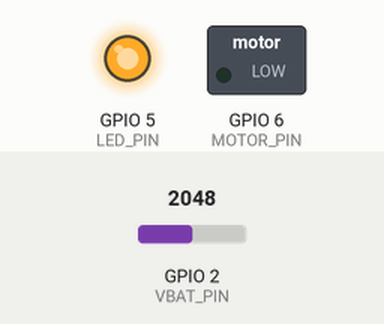
The sketch below on a simulated Seeed XIAO ESP32-C3. Parts: switched loads named in the sketch (green lamp = pin HIGH), output pins drawn as LEDs (lit = HIGH). The inputs (shaded band) are chosen by the test bench; at power-on: GPIO 2 (VBAT_PIN) = 2048 (analog values on the 0–4095 scale). A WiFi scan finds three made-up networks; what the sketch prints to the serial monitor is not drawn. At 9.7 s the program puts the board to deep sleep or switches it off; the recording ends there.

Above: at 0.3 s.
At 5.95 s:
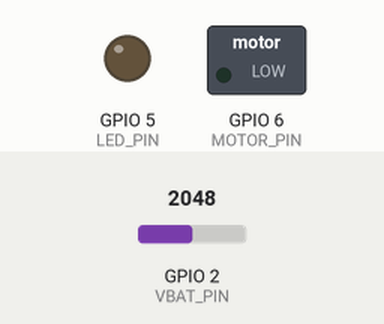
At 7.87 s:
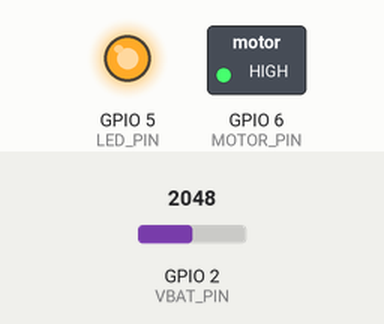
Timing chart, 0 to 9.7 s (numbered marks = the images above):
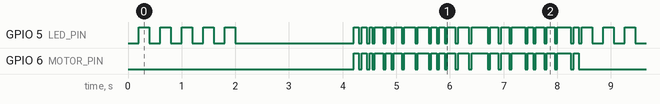

Measured:
- by itself, GPIO 5 (LED_PIN): HIGH → LOW at 0.40 s, → HIGH 0.20 s later, → LOW 0.20 s later, → HIGH 0.20 s later, … (57 changes in this stretch)

The sketch:

medallion_is_humming.ino
```cpp
#include <WiFi.h>
#include <driver/adc.h>

// Pin assignments
#define MOTOR_PIN 6     // D4 pad on XIAO ESP32-C3
#define LED_PIN   5     // External LED pin (D4/GPIO5)
#define VBAT_PIN  A0    // Battery voltage sense pin

// Settings
#define SCAN_INTERVAL_SEC 60    // How often to scan for Wi-Fi (seconds)
#define LOW_BATTERY_VOLTAGE 3.4 // Voltage threshold for low battery (V)

// Longer, rumblier vibration pattern
int vibrationPattern[] = {100, 100, 50, 150, 100, 150, 200, 200, 100, 100, 150, 200, 300, 150, 150, 250, 100, 150, 150, 250, 100};
#define VIB_PATTERN_LEN (sizeof(vibrationPattern)/sizeof(vibrationPattern[0]))

void setup() {
  Serial.begin(115200);
  delay(100);

  pinMode(MOTOR_PIN, OUTPUT);
  digitalWrite(MOTOR_PIN, LOW);

  pinMode(LED_PIN, OUTPUT);
  digitalWrite(LED_PIN, LOW);

  // Setup battery ADC
  analogReadResolution(12); // 12-bit ADC (0–4095)
  analogSetAttenuation(ADC_11db); // Set 11dB attenuation (provides ~2.5V range on ESP32-C3)

  WiFi.mode(WIFI_STA);
  WiFi.disconnect(true);
  delay(100);

  float vbat = readBatteryVoltage();
  Serial.printf("Battery voltage: %.2f V\n", vbat);

  if (vbat < LOW_BATTERY_VOLTAGE) {
    Serial.println("⚠️  Battery low! Flashing LED...");
    flashLowBatteryLED(5); // flash the external LED
  }

  Serial.println("Witcher Medallion - Setup complete");
}

void loop() {
  Serial.println("Scanning for Wi-Fi...");

  bool foundOpen = false;

  // Scan for visible networks only (false, false) for faster scan
  int n = WiFi.scanNetworks(false, false);

  Serial.printf("Found %d networks\n", n);

  for (int i = 0; i < n; ++i) {
    Serial.printf("%s : %d\n", WiFi.SSID(i).c_str(), WiFi.encryptionType(i));
    if (WiFi.encryptionType(i) == WIFI_AUTH_OPEN) {
      foundOpen = true;
      break;
    }
  }

  if (foundOpen) {
    Serial.println("⚡ Open network found! Vibrating...");
    vibratePattern(); // flash external LED
  } else {
    Serial.println("No open networks found.");
  }

  WiFi.scanDelete();

  float vbat = readBatteryVoltage();
  Serial.printf("Battery: %.2f V\n", vbat);

  if (vbat < LOW_BATTERY_VOLTAGE) {
    flashLowBatteryLED(3); // This flash external LED
  }

  Serial.println("Sleeping...");
  esp_sleep_enable_timer_wakeup(SCAN_INTERVAL_SEC * 1000000ULL);
  esp_deep_sleep_start();  // full deep sleep for best battery life
}

// Vibrate using the defined pattern with LED flash
void vibratePattern() {
  for (int i = 0; i < VIB_PATTERN_LEN; i++) {
    digitalWrite(MOTOR_PIN, HIGH);
    digitalWrite(LED_PIN, HIGH);   // external LED on
    delay(vibrationPattern[i]);
    digitalWrite(MOTOR_PIN, LOW);
    digitalWrite(LED_PIN, LOW);    // external LED off
    delay(50);  // short pause between pulses
  }
}

// Read battery voltage
float readBatteryVoltage() {
  int raw = analogRead(VBAT_PIN);

  // 1. Calculate the voltage at the ADC pin (which has a ~2.5V max range)
  float pinVoltage = (raw / 4095.0) * 2.5;

  // 2. Multiply by 2.0 to account for the 2:1 voltage divider on the XIAO
  float batteryVoltage = pinVoltage * 2.0;

  return batteryVoltage;
}

// Flash LED to signal low battery
void flashLowBatteryLED(int times) {
  for (int i = 0; i < times; i++) {
    digitalWrite(LED_PIN, HIGH); // external LED on
    delay(200);
    digitalWrite(LED_PIN, LOW);  // external LED off
    delay(200);
  }
}
```
